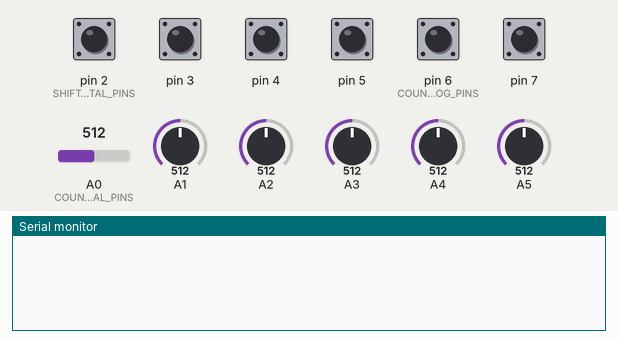
Simulated run of this sketch. Board: Arduino Uno, built with avr-gcc and run on an emulated ATmega328P. Shown: the last lines printed to the serial monitor. Inputs (shaded band) come from the test bench; at power-on: pin 2 (SHIFT_DIGITAL_PINS), pin 3–5, pin 6 (COUNT_ANALOG_PINS), pin 7 HIGH, A0 (COUNT_DIGITAL_PINS) = 512, A1 = 512, A2 = 512, A3 = 512, A4 = 512, A5 = 512.

Above: at 1.2 s.
1.3 s: pin 2 (SHIFT_DIGITAL_PINS) pulled LOW for 0.15 s
At 1.8 s:
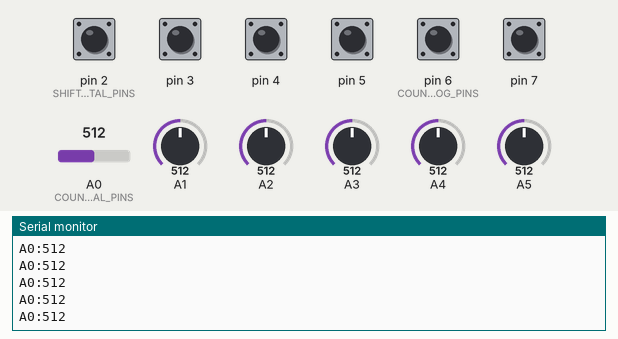
2.9 s: pin 3 pulled LOW for 0.15 s
At 4.2 s:
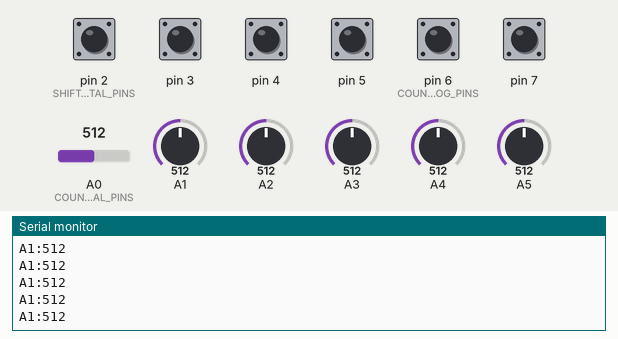
4.5 s: pin 4 pulled LOW for 0.15 s
At 5.4 s:
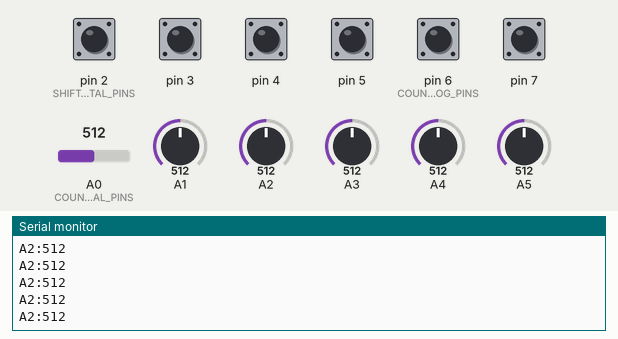
6.1 s: pin 5 pulled LOW for 0.15 s
At 6.6 s:
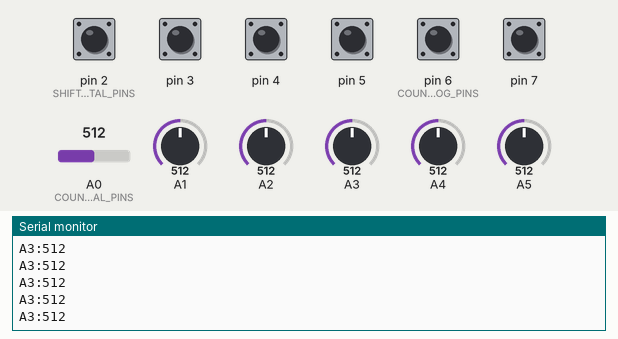
7.7 s: pin 6 (COUNT_ANALOG_PINS) pulled LOW for 0.15 s
At 9.0 s:
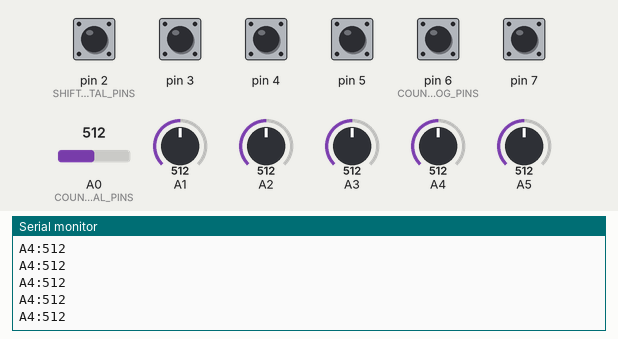
9.3 s: pin 7 pulled LOW for 0.15 s
At 10.3 s:
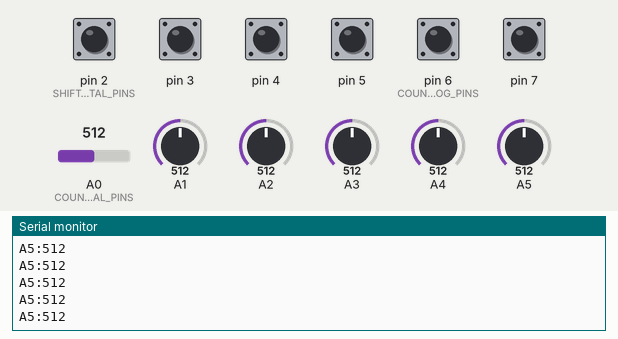
Timing chart, 0 to 11.9 s (numbered marks = the images above; inputs shaded):
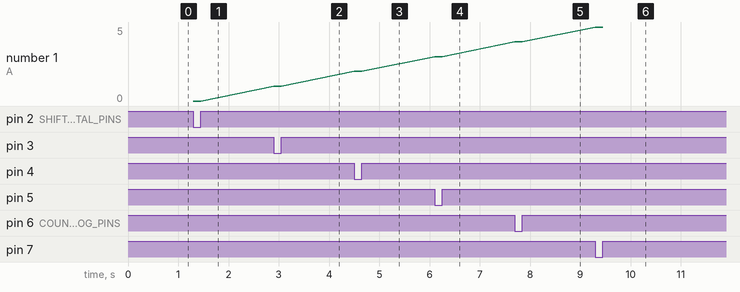

The sketch:

Arduino_Uno_boost.ino
```cpp
#define COUNT_ANALOG_PINS 6
#define COUNT_DIGITAL_PINS 14
#define COUNT_PINS 20
#define SERIAL_PORT_SPEED 115200
#define SHIFT_DIGITAL_PINS 2

void send_plotter_data() {
  String s = "";
  for (short i = 0; i < COUNT_ANALOG_PINS; ++i) {
    if (!bitRead(PIND, i + 2)) {
      if (s != "") {
        s += ' ';
      }
      s += 'A';
      s += i;
      s += ':';
      s += analogRead(i);
    }
  }
  if (s != "") {
    Serial.println(s);
    Serial.flush();
  }
}

void setup() {
  Serial.begin(SERIAL_PORT_SPEED);
  for (short i = 2; i < COUNT_PINS; ++i) {
    if (i < COUNT_DIGITAL_PINS) {
      pinMode(i, INPUT_PULLUP);
    } else {
      pinMode(i, INPUT);
    }
  }
  ADCSRA |= (1 << ADPS2);
  ADCSRA &= ~ ((1 << ADPS1) | (1 << ADPS0));
}

void loop() {
  while (1) {;
    send_plotter_data();
  }
}
```

Measured:
- after the input at 1.3 s, the serial monitor: prints a new line at once (image 1)
- after the input at 2.9 s, the serial monitor: prints a new line at once (image 2)
- after the input at 4.5 s, the serial monitor: prints a new line at once (image 3)
- after the input at 6.1 s, the serial monitor: prints a new line at once (image 4)
- after the input at 7.7 s, the serial monitor: prints a new line at once (image 5)
- after the input at 9.3 s, the serial monitor: prints a new line at once (image 6)
- plotted number 1: 0 → 1 after the input at 2.9 s, 1 → 2 after the input at 4.5 s, 2 → 3 after the input at 6.1 s, 3 → 4 after the input at 7.7 s, 4 → 5 after the input at 9.3 s
